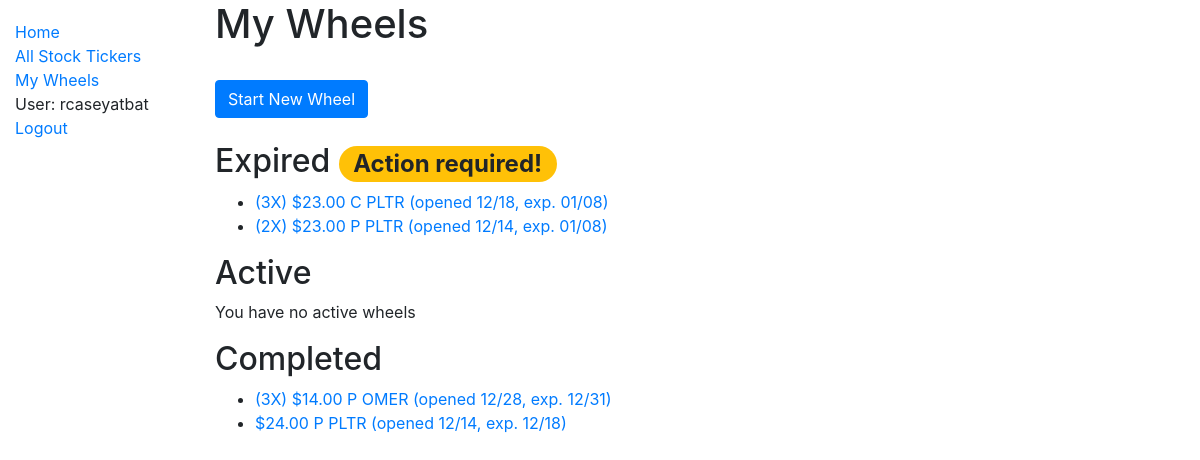
Before: /catalog/wheels/ (signed in) with the older database file.
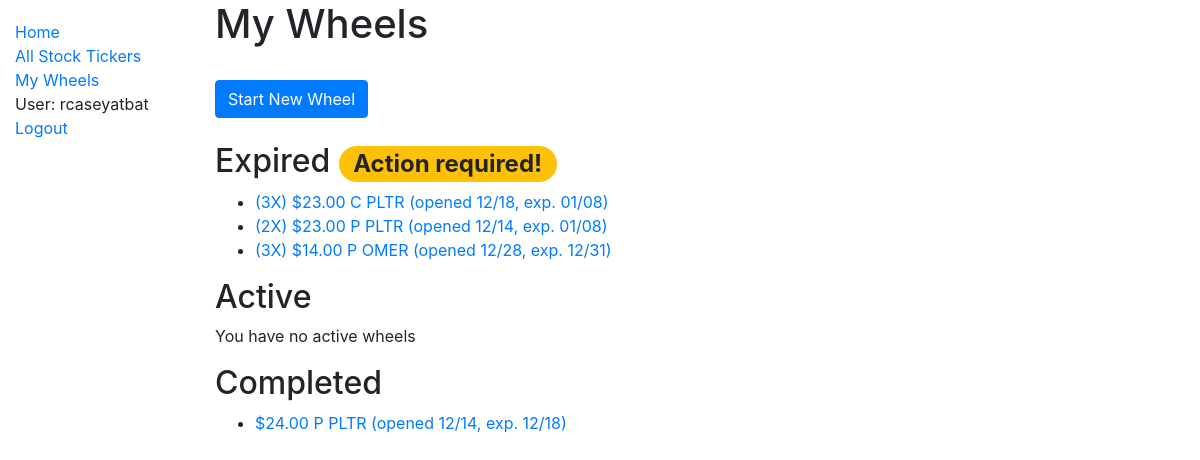
After: the same page with the newer database file.
### catalog/models.py (models this page shows, shortened)
class OptionWheel(models.Model):
    user = models.ForeignKey(
        settings.AUTH_USER_MODEL,
        on_delete=models.CASCADE,
    )
    stock_ticker = models.ForeignKey(
        'StockTicker',
        on_delete=models.CASCADE,
    )
    quantity = models.IntegerField(default=1)
    is_active = models.BooleanField()
    total_profit = models.DecimalField(max_digits=12, decimal_places=2, default=None, null=True)
    total_days_active = models.IntegerField(default=None, null=True)
    collatoral = models.DecimalField(max_digits=12, decimal_places=2, default=None, null=True)
    def get_all_option_purchases(self):
         return OptionPurchase.objects.filter(option_wheel=self.id).order_by('-expiration_date', '-purchase_date')
    def get_first_option_purchase(self):
        return OptionPurchase.objects.filter(option_wheel=self.id).order_by('purchase_date', 'expiration_date').first()
    def get_open_date(self):
        first = self.get_first_option_purchase()
        if first:
            return first.purchase_date.date()
        return datetime.min.date()
    def get_expiration_date(self):
        purchases = self.get_all_option_purchases()
        if purchases:
            return purchases[0].expiration_date
        return datetime.max.date()
    def is_expired(self):
        if not self.is_active:
            return False
        now = datetime.now()
        today = now.date()
        if now.hour >= MARKET_CLOSE_HOUR:
            return self.get_expiration_date() <= today
        return self.get_expiration_date() < today
    def __str__(self):
        purchases = self.get_all_option_purchases()
        quantity_str = f"({self.quantity}X) " if self.quantity > 1 else ""
        if not purchases:
            return f"{quantity_str}{str(self.stock_ticker)}"
        last_purchase = purchases[0]
        strike = last_purchase.strike
        call_or_put = last_purchase.call_or_put
        open_date = self.get_open_date().strftime('%m/%d')
        exp_date = last_purchase.expiration_date.strftime('%m/%d')
        return f"{quantity_str}${strike} {call_or_put} {str(self.stock_ticker)} (opened {open_date}, exp. {exp_date})"
    def get_absolute_url(self):
        return reverse('wheel-detail', args=[str(self.id)])

class OptionPurchase(models.Model):
    user = models.ForeignKey(
        settings.AUTH_USER_MODEL,
        on_delete=models.CASCADE,
    )
    option_wheel = models.ForeignKey(
        'OptionWheel',
        on_delete=models.CASCADE,
    )
    purchase_date = models.DateTimeField()
    expiration_date = models.DateField()
    strike = models.DecimalField(max_digits=12, decimal_places=2)
    price_at_date = models.DecimalField(max_digits=12, decimal_places=2)
    premium = models.DecimalField(max_digits=12, decimal_places=2)
    class CallOrPut(models.TextChoices):
        CALL = 'C', _('Call')
        PUT = 'P', _('Put')
    call_or_put = models.CharField(
        max_length=1,
        choices=CallOrPut.choices,
        default=CallOrPut.PUT,
    )

class StockTicker(models.Model):
    name = models.CharField(max_length=200, help_text='Enter a ticker, like TSLA.', unique=True)
    class StockRecommendation(models.TextChoices):
        NONE = 'NO', _('None')
        STABLE = 'ST', _('Stable Choice')
        HIGHVOLATILITY = 'HV', _('High Volatility')
    recommendation = models.CharField(
        max_length=2,
        choices=StockRecommendation.choices,
        default=StockRecommendation.NONE,
    )
    def __str__(self):
        return self.name

### catalog/views.py (the view)
# urls.py: path('wheels/', views.OptionWheelListView.as_view(), name='wheels'),
class OptionWheelListView(LoginRequiredMixin, generic.ListView):
    model = OptionWheel
    context_object_name = 'wheels'
    template_name = 'catalog/optionwheel_list.html'
    def get_queryset(self):
        user = self.request.user
        wheels = OptionWheel.objects.filter(user=user)
        sorted_wheels = sorted(wheels, key=lambda x: (x.get_expiration_date(), x.get_open_date()), reverse=True)
        expired = []
        active = []
        completed = []
        for wheel in sorted_wheels:
            if (wheel.is_expired()):
                expired.append(wheel)
            elif (wheel.is_active):
                active.append(wheel)
            else:
                completed.append(wheel)
        queryset = {
            'expired_wheels': expired,
            'active_wheels': active,
            'completed_wheels': completed,
        }
        return queryset

### catalog/templates/catalog/optionwheel_list.html
{% extends "base_generic.html" %}
{% block content %}
  <h1>My Wheels</h1>
  <br>
  <a type="button" class="btn btn-primary" href="{% url 'wheel-create' %}">Start New Wheel</a>
  <br>
  <br>
  {% if wheels.expired_wheels %}
    <h2>
      Expired
      <span class="badge badge-pill badge-warning">Action required!</span>
    </h2>
      <ul>
        {% for wheel in wheels.expired_wheels %}
          <li>
            <a href="{{ wheel.get_absolute_url }}">{{ wheel }}</a>
          </li>
        {% endfor %}
      </ul>
  {% endif %}
  <h2>Active</h2>
  {% if wheels.active_wheels %}
      <ul>
        {% for wheel in wheels.active_wheels %}
          <li>
            <a href="{{ wheel.get_absolute_url }}">{{ wheel }}</a>
          </li>
        {% endfor %}
      </ul>
  {% else %}
    <p>You have no active wheels</p>
  {% endif %}
  <h2>Completed</h2>
  {% if wheels.completed_wheels %}
      <ul>
        {% for wheel in wheels.completed_wheels %}
          <li>
            <a href="{{ wheel.get_absolute_url }}">{{ wheel }}</a>
          </li>
        {% endfor %}
      </ul>
  {% else %}
    <p>You have no completed wheels</p>
  {% endif %}
{% endblock %}

Changed rows visible on the page:
changed OptionWheel "(3X) $14.00 P OMER (opened 12/28, exp. 12/31)": moves from the list under "Completed" to the list under "Expired Action required!"
